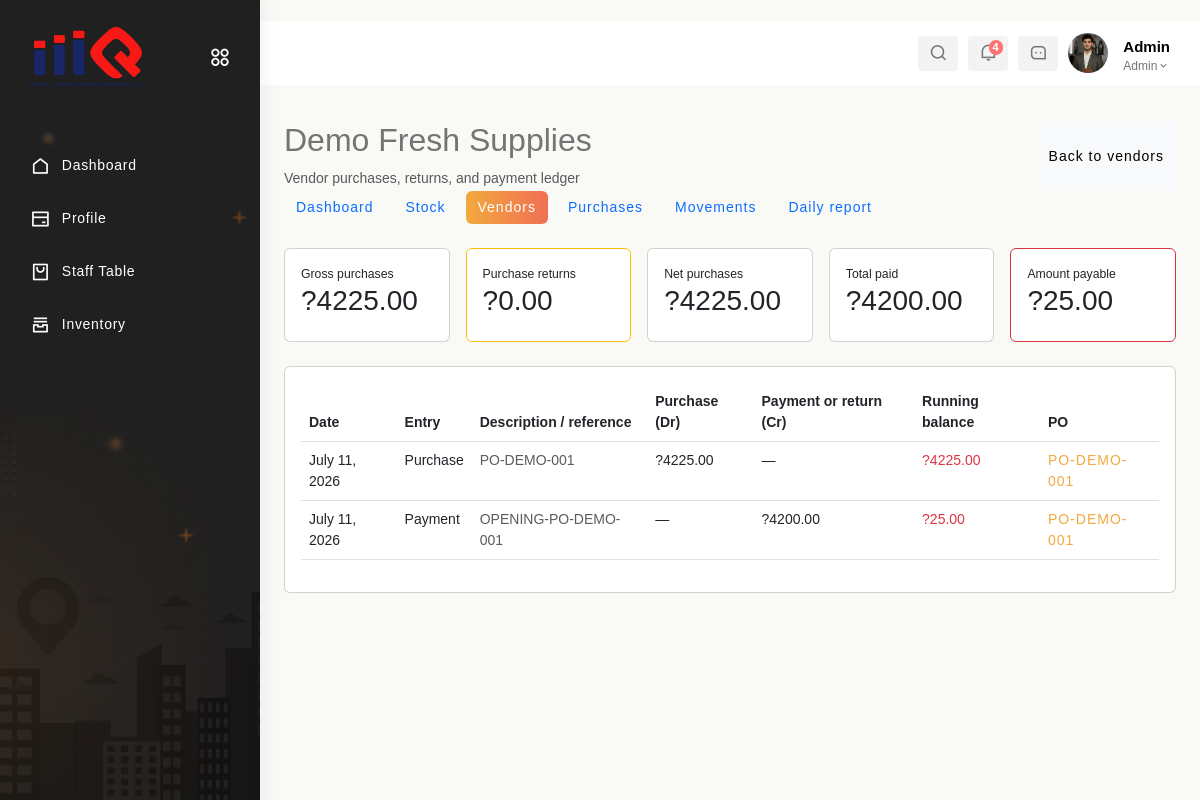
Page /inventory/vendors/1/ledger/ (signed in) on the committed database.
### app1/models.py (models this page shows, shortened)
class Admin(models.Model):
    username = models.CharField(max_length=100)
    password = models.CharField(max_length=100)
    phone_number = models.BigIntegerField()
    email = models.EmailField()
    is_active = models.BooleanField(default=True)

### app2/models.py (models this page shows, shortened)
class Vendor(models.Model):
    name = models.CharField(max_length=255, unique=True)
    contact_person = models.CharField(max_length=255, blank=True)
    phone_number = models.CharField(max_length=30, blank=True)
    email = models.EmailField(blank=True)
    address = models.TextField(blank=True)
    gst_number = models.CharField(max_length=50, blank=True)
    is_active = models.BooleanField(default=True)
    created_at = models.DateTimeField(auto_now_add=True)
    updated_at = models.DateTimeField(auto_now=True)
    class Meta:
        ordering = ['name']

class PurchaseOrder(models.Model):
    STATUS_CHOICES = [('draft', 'Draft'), ('ordered', 'Ordered'), ('received', 'Received'), ('cancelled', 'Cancelled')]
    PAYMENT_METHOD_CHOICES = [('cash', 'Cash'), ('card', 'Card'), ('upi', 'UPI'), ('bank', 'Bank Transfer'), ('credit', 'Credit')]
    number = models.CharField(max_length=40, unique=True)
    vendor = models.ForeignKey(Vendor, on_delete=models.PROTECT, related_name='purchase_orders')
    purchase_date = models.DateField(default=datetime.now)
    status = models.CharField(max_length=20, choices=STATUS_CHOICES, default='draft')
    amount_paid = models.DecimalField(max_digits=12, decimal_places=2, default=0, validators=[MinValueValidator(Decimal('0'))])
    payment_method = models.CharField(max_length=20, choices=PAYMENT_METHOD_CHOICES, blank=True)
    payment_date = models.DateField(null=True, blank=True)
    notes = models.TextField(blank=True)
    created_by = models.CharField(max_length=100, blank=True)
    created_at = models.DateTimeField(auto_now_add=True)
    updated_at = models.DateTimeField(auto_now=True)
    class Meta:
        ordering = ['-purchase_date', '-id']
    @property
    def total_amount(self):
        return sum((item.line_total for item in self.items.all()), Decimal('0'))
    @property
    def total_paid(self):
        if not self.pk:
            return Decimal('0')
        return self.payments.aggregate(total=models.Sum('amount'))['total'] or Decimal('0')

class PurchasePayment(models.Model):
    METHOD_CHOICES = PurchaseOrder.PAYMENT_METHOD_CHOICES
    purchase_order = models.ForeignKey(PurchaseOrder, on_delete=models.PROTECT, related_name='payments')
    payment_date = models.DateField(default=timezone.localdate, db_index=True)
    amount = models.DecimalField(max_digits=12, decimal_places=2, validators=[MinValueValidator(Decimal('0.01'))])
    payment_method = models.CharField(max_length=20, choices=METHOD_CHOICES)
    reference_number = models.CharField(max_length=100, blank=True)
    notes = models.TextField(blank=True)
    created_by = models.CharField(max_length=100, blank=True)
    created_at = models.DateTimeField(auto_now_add=True)
    class Meta:
        ordering = ['payment_date', 'id']

### app1/inventory_views.py (the view, shortened to what this page needs)
# urls.py: path('inventory/vendors/<int:pk>/ledger/', inventory_views.vendor_ledger, name='vendor_ledger'),
def vendor_ledger(request, pk):
    auth, response = _guard(request)
    if response: return response
    user, kind = auth
    vendor = get_object_or_404(Vendor, pk=pk)
    orders = vendor.purchase_orders.exclude(status='cancelled').prefetch_related('items', 'payments')
    returns = vendor.stock_returns.filter(movement_type=StockMovement.RETURN_VENDOR).select_related('purchase_order', 'inventory_item')
    events = []
    for po in orders:
        events.append({'date': po.purchase_date, 'sort': 0, 'type': 'Purchase', 'reference': po.number, 'debit': po.total_amount, 'credit': Decimal('0'), 'po': po})
        for payment in po.payments.all():
            events.append({'date': payment.payment_date, 'sort': 2, 'type': 'Payment', 'reference': payment.reference_number or po.number, 'debit': Decimal('0'), 'credit': payment.amount, 'po': po, 'payment': payment})
    events.sort(key=lambda event: (event['date'], event['sort'], event.get('payment').id if event.get('payment') else event.get('return').id if event.get('return') else event['po'].id))
    running = Decimal('0')
    for event in events:
        running += event['debit'] - event['credit']
        event['balance'] = running
    total_purchases = sum((po.total_amount for po in orders), Decimal('0'))
    total_returns = sum((stock_return.purchase_cost_amount for stock_return in returns), Decimal('0'))
    return render(request, 'Inventory/vendor_ledger.html', _context(
        user, kind, vendor=vendor, entries=events, total_purchases=total_purchases, total_returns=total_returns,
        net_purchases=total_purchases - total_returns, total_paid=sum((po.total_paid for po in orders), Decimal('0')), balance=running,
    ))

### app1/inventory_views.py (called while the page is built)
def _access(request, read_only=False):
    user, user_type = get_logged_in_user(request)
    if not user:
        return None, None
    allowed = user_type == 'admin' or (user_type == 'staff' and user.role.lower() == 'inventory')
    if read_only and user_type == 'staff' and user.role.lower() == 'receptionist':
        allowed = True
    return (user, user_type) if allowed else (None, 'forbidden')

def _guard(request, read_only=False):
    user, kind = _access(request, read_only)
    if not user:
        messages.error(request, 'You do not have permission to access inventory.')
        return None, redirect('signin' if kind is None else 'staff_dashboard')
    return (user, kind), None

def _context(user, kind, **kwargs):
    return {'data': user, 'user_type': kind, 'base_template': 'Rest-Admin/base.html' if kind == 'admin' else 'Staff/base.html', **kwargs}

### app1/views.py (called while the page is built)
def get_logged_in_user(request):
    user_id = request.session.get('user_id')
    user_type = request.session.get('user_type')
    if not user_id or not user_type:
        return None, None
    try:
        if user_type == 'admin':
            return Admin.objects.get(id=user_id), 'admin'
        if user_type == 'staff':
            return Staff.objects.get(id=user_id), 'staff'
    except (Admin.DoesNotExist, Staff.DoesNotExist):
        return None, None
    return None, None

### app2/models.py (called while the page is built)
    @property
    def line_total(self):
        return self.quantity_ordered * self.unit_cost

### templates/Inventory/vendor_ledger.html
{% extends base_template %}{% block title %}{{ vendor.name }} Ledger{% endblock %}{% block content %}<div class="container-fluid py-4"><div class="d-flex justify-content-between"><div><h2>{{ vendor.name }}</h2><p class="text-muted mb-0">Vendor purchases, returns, and payment ledger</p></div><a class="btn btn-light" href="{% url 'vendor_list' %}">Back to vendors</a></div>{% include 'Inventory/_nav.html' %}<div class="row g-3 mb-4"><div class="col-md"><div class="card p-3"><small>Gross purchases</small><h3>?{{ total_purchases|floatformat:2 }}</h3></div></div><div class="col-md"><div class="card p-3 border-warning"><small>Purchase returns</small><h3>?{{ total_returns|floatformat:2 }}</h3></div></div><div class="col-md"><div class="card p-3"><small>Net purchases</small><h3>?{{ net_purchases|floatformat:2 }}</h3></div></div><div class="col-md"><div class="card p-3"><small>Total paid</small><h3>?{{ total_paid|floatformat:2 }}</h3></div></div><div class="col-md"><div class="card p-3 {% if balance > 0 %}border-danger{% else %}border-success{% endif %}"><small>{% if balance > 0 %}Amount payable{% elif balance < 0 %}Vendor advance / receivable{% else %}Account status{% endif %}</small><h3>{% if balance > 0 %}?{{ balance|floatformat:2 }}{% elif balance < 0 %}Credit balance{% else %}Settled{% endif %}</h3></div></div></div><div class="card p-3 table-responsive"><table class="table"><thead><tr><th>Date</th><th>Entry</th><th>Description / reference</th><th>Purchase (Dr)</th><th>Payment or return (Cr)</th><th>Running balance</th><th>PO</th></tr></thead><tbody>{% for entry in entries %}<tr><td>{{ entry.date }}</td><td>{{ entry.type }}</td><td>{% if entry.description %}{{ entry.description }}<br>{% endif %}<span class="text-muted">{{ entry.reference }}</span></td><td>{% if entry.debit %}?{{ entry.debit|floatformat:2 }}{% else %}—{% endif %}</td><td>{% if entry.credit %}?{{ entry.credit|floatformat:2 }}{% else %}—{% endif %}</td><td class="{% if entry.balance > 0 %}text-danger{% else %}text-success{% endif %}">?{{ entry.balance|floatformat:2 }}</td><td>{% if entry.po %}<a href="{% url 'purchase_order_detail' entry.po.pk %}">{{ entry.po.number }}</a>{% else %}—{% endif %}</td></tr>{% empty %}<tr><td colspan="7">No purchase, return, or payment entries.</td></tr>{% endfor %}</tbody></table></div></div>{% endblock %}

### templates/Rest-Admin/base.html (shortened to what this page needs)
{% load static %}
<!DOCTYPE html>
<html lang="en">
<head>
    <link href='https://unpkg.com/boxicons@2.1.4/css/boxicons.min.css' rel='stylesheet'>
    <link rel="stylesheet" href="https://cdnjs.cloudflare.com/ajax/libs/font-awesome/6.0.0/css/all.min.css">
    <link href="https://cdn.jsdelivr.net/npm/bootstrap@5.3.0/dist/css/bootstrap.min.css" rel="stylesheet">
    <link rel="stylesheet" type="text/css" href="https://cdn.datatables.net/1.11.5/css/jquery.dataTables.min.css">
    <link href="https://cdn.jsdelivr.net/npm/remixicon/fonts/remixicon.css" rel="stylesheet">
    <link rel="stylesheet" href="https://unpkg.com/swiper/swiper-bundle.min.css">
    <link rel="stylesheet" href="https://cdn.jsdelivr.net/npm/bootstrap@5.3.0-alpha3/dist/css/bootstrap.min.css">
    <link rel="stylesheet" href="https://cdnjs.cloudflare.com/ajax/libs/font-awesome/6.0.0-beta3/css/all.min.css">
    <link href="https://cdn.jsdelivr.net/npm/remixicon/fonts/remixicon.css" rel="stylesheet">
    <link href="https://cdn.jsdelivr.net/npm/bootstrap@5.3.0/dist/css/bootstrap.min.css" rel="stylesheet">
    <link rel="stylesheet" href="{% static 'app1/css/homepage3.css' %}">
</head>
<body>
    <section id="sidebar" class="toggle_hide">
        <div class="logo-wrapper logo-wrapper-center">
            <a href="#" data-bs-original-title="" title="">
                <img class="img-fluid for-white" src="{% static 'images/c-logo.png' %}" alt="logo">
            </a>
            <div class="toggle-sidebar">
                <i class="ri-apps-2-line status_toggle middle sidebar-toggle"></i>
            </div>
        </div>
        <div class="sidebar-main">
            <div id="sidebar-menu">
                <ul class="sidebar-links" id="simple-bar">
                    <li class="sidebar-list">
                        <a class="sidebar-link sidebar-title link-nav" href="{% url 'Admin_Dashboard' %}">
                            <i class="ri-home-line"></i>
                            <span>Dashboard</span>
                        </a>
                    </li>
                    <li class="sidebar-list">
                        <a class="sidebar-link sidebar-title link-nav" href="{% url 'update_restaurant' %}">
                            <i class="ri-bank-card-line"></i>
                            <span>Profile</span>
                        </a>
                    </li>
                    <li class="sidebar-list">
                        <a class="sidebar-link sidebar-title link-nav" href="{% url 'add_staff' %}">
                            <i class="ri-shopping-bag-2-line"></i>
                            <span>Staff Table</span>
                        </a>
                    </li>
                    <li class="sidebar-list">
                        <a class="sidebar-link sidebar-title link-nav" href="{% url 'inventory_dashboard' %}">
                            <i class="ri-archive-stack-line"></i><span>Inventory</span>
                        </a>
                    </li>
                </ul>
            </div>
        </div>
    </section>
    <section id="content">
        <nav>
            <div class="nav-right col-xl-6 col-5 pull-right right-header p-0">
                <ul class="nav-menus">
                    <li class="search-icon">
                        <span class="header-search">
                            <i class="ri-search-line"></i>
                        </span>
                    </li>
                    <li class="onhover-dropdown">
                        <div class="notification-box">
                            <i class="ri-notification-line"></i>
                            <span class="badge rounded-pill badge-theme">4</span>
                        </div>
                    </li>
                    <li class="onhover-dropdown">
                        <div class="messages-box">
                            <i class="ri-message-3-line"></i>
                        </div>
                    </li>
                    <li class="profile-nav onhover-dropdown pe-0 me-0">
                        <div class="media profile-media">
                            <img class="user-profile rounded-circle" src="{% static 'images/1.jpg' %}" alt="">
                            <div class="media-body">
                                <span>{{data.username}}</span>
                                <p class="mb-0 font-roboto">Admin<i class="middle ri-arrow-down-s-line"></i></p>
                            </div>
                        </div>
                    </li>
                </ul>
            </div>
        </nav>
        <main>
            {% block content %}
            {% endblock %}
        </main>
    </section>
</body>
</html>

### templates/Rest-Admin/base.html (style rules this page uses)
.media-body span { font-weight: 600; font-size: 15px; color: black; }

### rows in the picture
Admin: username "Admin"
Vendor: name "Demo Fresh Supplies"
PurchaseOrder: date "July 11, 2026", type "Purchase", reference "PO-DEMO-001", debit "4225.00", balance "4225.00", po.number "PO-DEMO-001", type "Payment", reference "OPENING-PO-DEMO-001", credit "4200.00", balance "25.00"

### other values in the picture
{{ total_purchases|floatformat:2 }} "4225.00"
{{ total_returns|floatformat:2 }} "0.00"
{{ net_purchases|floatformat:2 }} "4225.00"
{{ total_paid|floatformat:2 }} "4200.00"
{{ balance|floatformat:2 }} "25.00"
